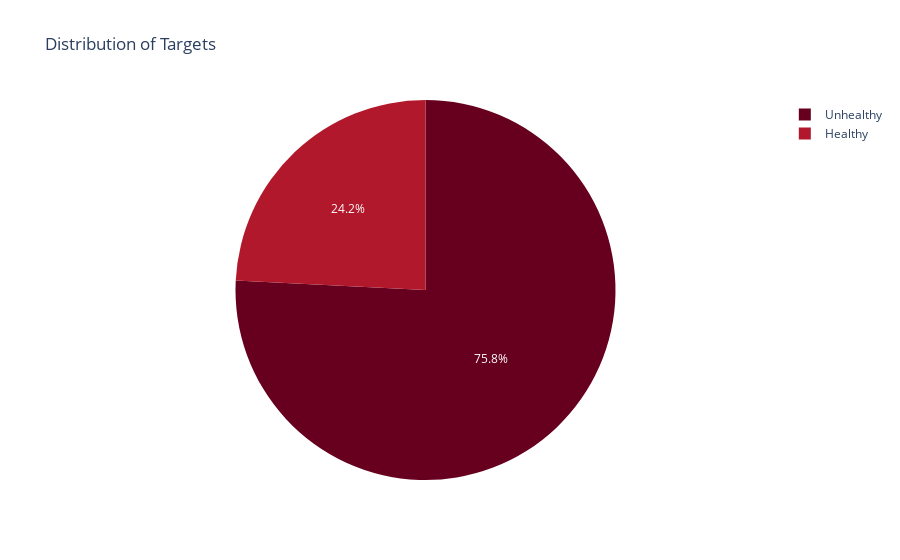

Notebook source saved alongside this figure:
### Code cell
#creating pie chart 

status_count = parkinson_df['status'].value_counts()
status_target = ['Unhealthy', 'Healthy']

fig = px.pie(names=status_target, values=status_count, title='Distribution of Targets', color_discrete_sequence=px.colors.sequential.RdBu)

fig.show()

### Figure 1 — Plotly figure (JSON) as saved in the notebook; plotly's stock layout.template omitted (floating-point values rounded to 4 significant figures)
{"data": [{"domain": {"x": [0, 1], "y": [0, 1]}, "hovertemplate": "label=%{label}<br>value=%{value}<extra></extra>", "labels": ["Unhealthy", "Healthy"], "legendgroup": "", "name": "", "showlegend": true, "type": "pie", "values": [144, 46]}], "layout": {"legend": {"tracegroupgap": 0}, "piecolorway": ["rgb(103,0,31)", "rgb(178,24,43)", "rgb(214,96,77)", "rgb(244,165,130)", "rgb(253,219,199)", "rgb(247,247,247)", "rgb(209,229,240)", "rgb(146,197,222)", "rgb(67,147,195)", "rgb(33,102,172)", "rgb(5,48,97)"], "title": {"text": "Distribution of Targets"}}}
